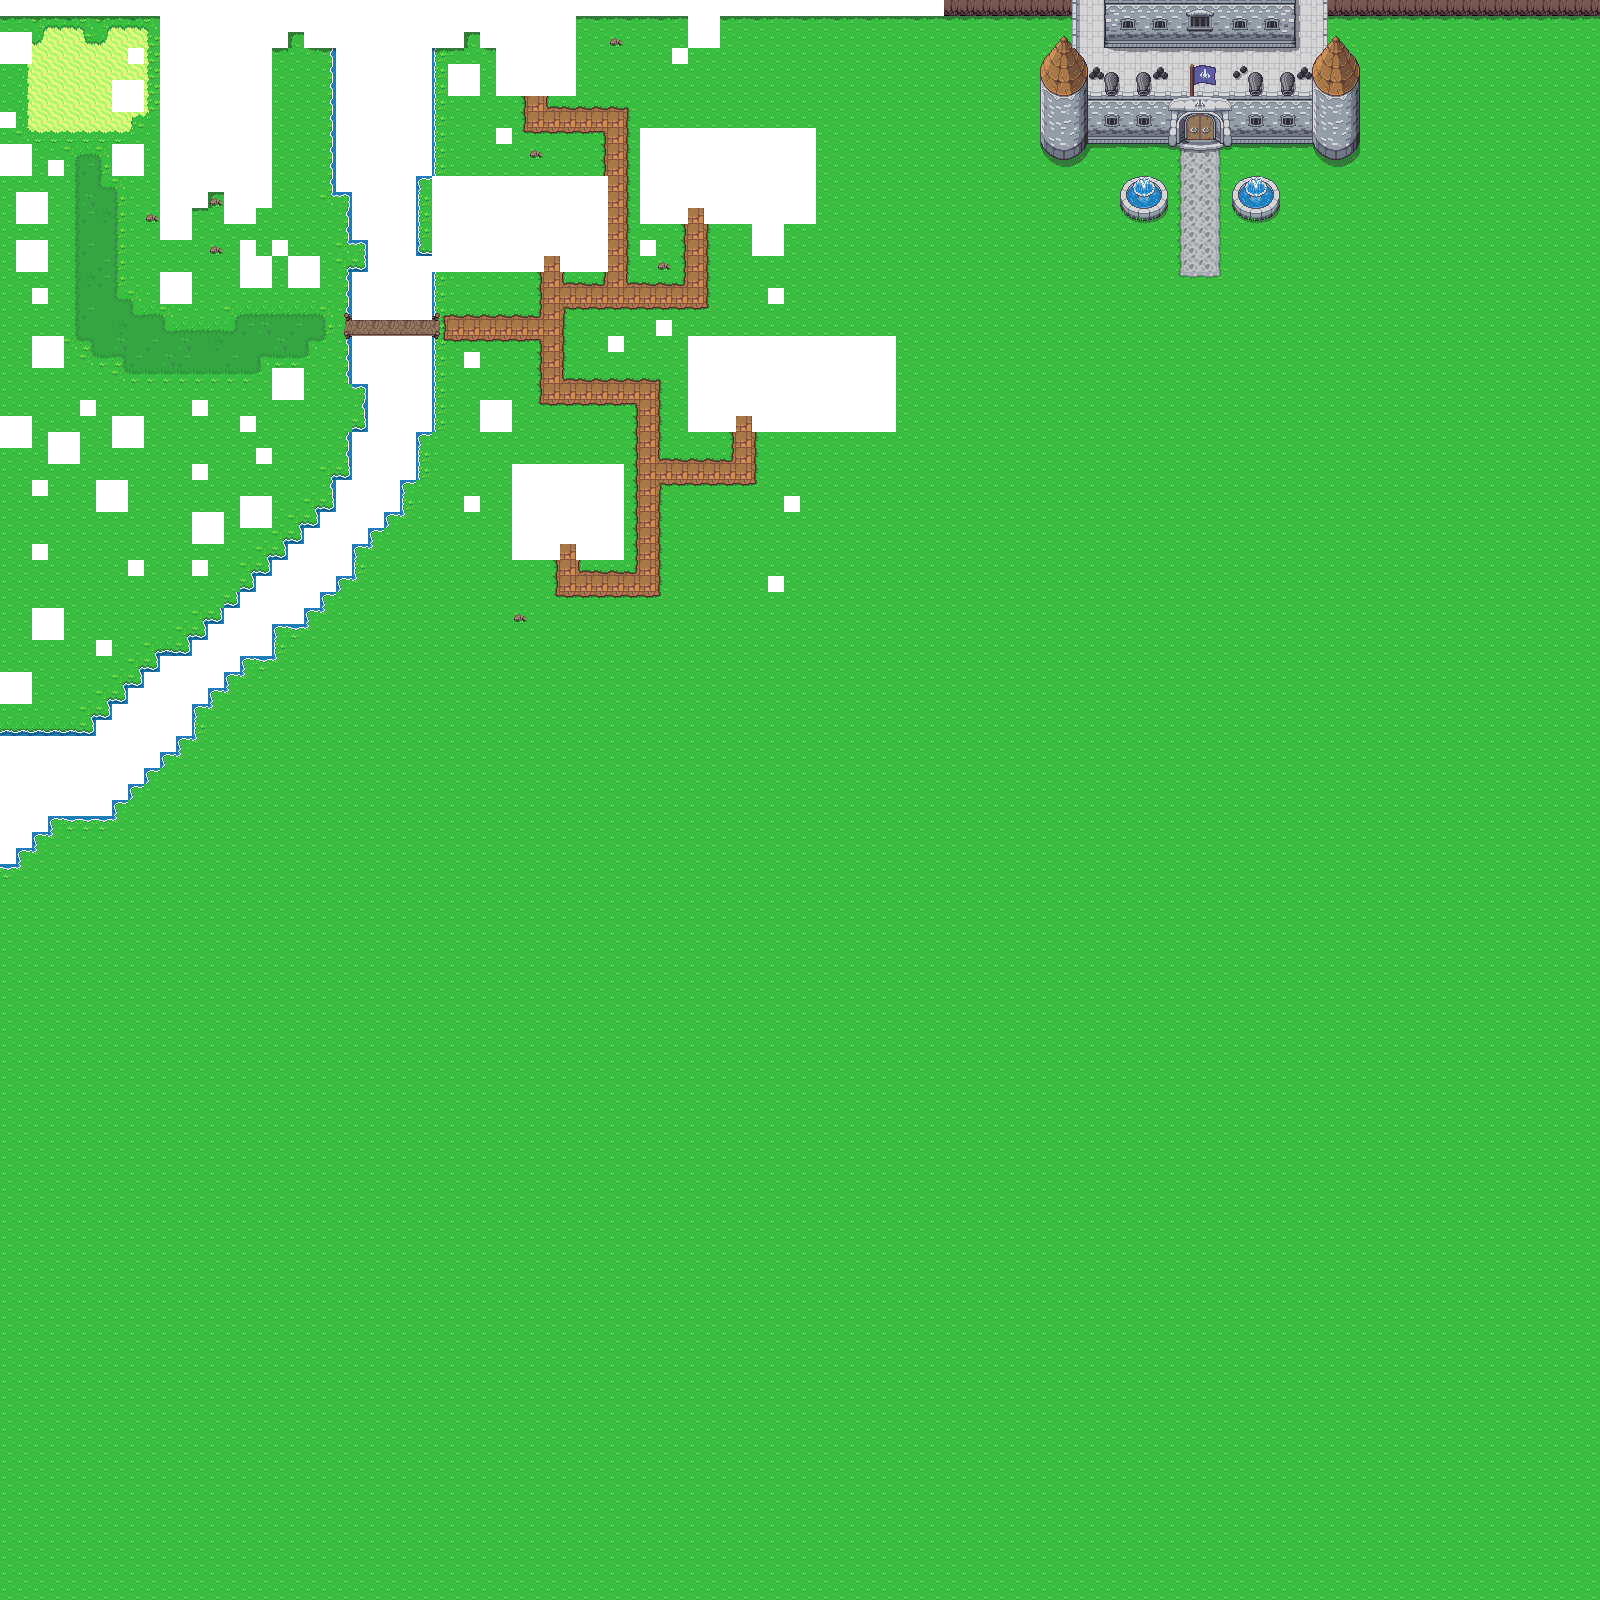

The image is a tile-based game level rendered from a .tmx file. Its description and source (layers, tilesets, objects; grid data summarised) follow:
An orthogonal 100x100 tile map with 16x16 px tiles, 7 tile layers (World - Layer 1, World - Layer 2, Natural fixed entities, Paths, ...), 3 tilesets.

<map version="1.0" orientation="orthogonal" renderorder="right-down" width="100" height="100" tilewidth="16" tileheight="16" nextobjectid="5">
 <tileset firstgid="1" name="World" tilewidth="16" tileheight="16" tilecount="1440" columns="40">
  <image source="../assets/gfx/Overworld.png" trans="000000" width="640" height="576" />
  <tile id="16">
   <animation>
    <frame tileid="16" duration="100" />
    <frame tileid="18" duration="100" />
    <frame tileid="20" duration="100" />
    <frame tileid="96" duration="100" />
    <frame tileid="98" duration="100" />
    <frame tileid="100" duration="100" />
   </animation>
  </tile>
  <tile id="17">
   <animation>
    <frame tileid="17" duration="100" />
    <frame tileid="19" duration="100" />
    <frame tileid="21" duration="100" />
    <frame tileid="97" duration="100" />
    <frame tileid="99" duration="100" />
    <frame tileid="101" duration="100" />
   </animation>
  </tile>
  <tile id="40">
   <animation>
    <frame tileid="40" duration="100" />
    <frame tileid="41" duration="100" />
    <frame tileid="42" duration="100" />
    <frame tileid="43" duration="100" />
    <frame tileid="80" duration="100" />
    <frame tileid="81" duration="100" />
    <frame tileid="82" duration="100" />
    <frame tileid="83" duration="100" />
   </animation>
  </tile>
  <tile id="56">
   <animation>
    <frame tileid="56" duration="100" />
    <frame tileid="58" duration="100" />
    <frame tileid="60" duration="100" />
    <frame tileid="136" duration="100" />
    <frame tileid="138" duration="100" />
    <frame tileid="140" duration="100" />
   </animation>
  </tile>
  <tile id="57">
   <animation>
    <frame tileid="57" duration="100" />
    <frame tileid="59" duration="100" />
    <frame tileid="61" duration="100" />
    <frame tileid="137" duration="100" />
    <frame tileid="139" duration="100" />
    <frame tileid="141" duration="100" />
   </animation>
  </tile>
  <tile id="123">
   <animation>
    <frame tileid="123" duration="100" />
    <frame tileid="124" duration="100" />
    <frame tileid="125" duration="100" />
    <frame tileid="163" duration="100" />
    <frame tileid="164" duration="100" />
    <frame tileid="165" duration="100" />
   </animation>
  </tile>
  <tile id="258">
   <animation>
    <frame tileid="258" duration="100" />
    <frame tileid="259" duration="100" />
    <frame tileid="260" duration="100" />
   </animation>
  </tile>
  <tile id="298">
   <animation>
    <frame tileid="298" duration="100" />
    <frame tileid="299" duration="100" />
    <frame tileid="300" duration="100" />
   </animation>
  </tile>
  <tile id="338">
   <animation>
    <frame tileid="338" duration="100" />
    <frame tileid="339" duration="100" />
    <frame tileid="340" duration="100" />
   </animation>
  </tile>
  <tile id="378">
   <animation>
    <frame tileid="378" duration="100" />
    <frame tileid="418" duration="100" />
    <frame tileid="459" duration="100" />
   </animation>
  </tile>
  <tile id="382">
   <animation>
    <frame tileid="382" duration="100" />
    <frame tileid="385" duration="100" />
    <frame tileid="388" duration="100" />
   </animation>
  </tile>
  <tile id="383">
   <animation>
    <frame tileid="383" duration="100" />
    <frame tileid="386" duration="100" />
    <frame tileid="389" duration="100" />
   </animation>
  </tile>
  <tile id="384">
   <animation>
    <frame tileid="384" duration="100" />
    <frame tileid="387" duration="100" />
    <frame tileid="390" duration="100" />
   </animation>
  </tile>
  <tile id="422">
   <animation>
    <frame tileid="422" duration="100" />
    <frame tileid="425" duration="100" />
    <frame tileid="428" duration="100" />
   </animation>
  </tile>
  <tile id="423">
   <animation>
    <frame tileid="423" duration="100" />
    <frame tileid="426" duration="100" />
    <frame tileid="429" duration="100" />
   </animation>
  </tile>
  <tile id="424">
   <animation>
    <frame tileid="424" duration="100" />
    <frame tileid="427" duration="100" />
    <frame tileid="430" duration="100" />
   </animation>
  </tile>
  <tile id="1163">
   <animation>
    <frame tileid="1163" duration="100" />
    <frame tileid="1165" duration="100" />
    <frame tileid="1167" duration="100" />
    <frame tileid="1169" duration="100" />
    <frame tileid="1171" duration="100" />
   </animation>
  </tile>
  <tile id="1164">
   <animation>
    <frame tileid="1164" duration="100" />
    <frame tileid="1166" duration="100" />
    <frame tileid="1168" duration="100" />
    <frame tileid="1170" duration="100" />
    <frame tileid="1172" duration="100" />
   </animation>
  </tile>
  <tile id="1203">
   <animation>
    <frame tileid="1203" duration="100" />
    <frame tileid="1205" duration="100" />
    <frame tileid="1207" duration="100" />
    <frame tileid="1209" duration="100" />
    <frame tileid="1211" duration="100" />
   </animation>
  </tile>
  <tile id="1204">
   <animation>
    <frame tileid="1204" duration="100" />
    <frame tileid="1206" duration="100" />
    <frame tileid="1208" duration="100" />
    <frame tileid="1210" duration="100" />
    <frame tileid="1212" duration="100" />
   </animation>
  </tile>
 </tileset>
 <tileset firstgid="1441" name="Objects" tilewidth="16" tileheight="16" tilecount="660" columns="33">
  <image source="../assets/gfx/objects.png" trans="000000" width="528" height="320" />
  <tile id="99">
   <animation>
    <frame tileid="99" duration="100" />
    <frame tileid="100" duration="100" />
    <frame tileid="101" duration="100" />
    <frame tileid="102" duration="100" />
   </animation>
  </tile>
  <tile id="103">
   <animation>
    <frame tileid="103" duration="100" />
    <frame tileid="104" duration="100" />
    <frame tileid="105" duration="100" />
    <frame tileid="106" duration="100" />
    <frame tileid="107" duration="100" />
    <frame tileid="108" duration="100" />
    <frame tileid="109" duration="100" />
   </animation>
  </tile>
  <tile id="110">
   <animation>
    <frame tileid="110" duration="100" />
    <frame tileid="111" duration="100" />
    <frame tileid="112" duration="100" />
    <frame tileid="113" duration="100" />
   </animation>
  </tile>
  <tile id="132">
   <animation>
    <frame tileid="132" duration="100" />
    <frame tileid="133" duration="100" />
    <frame tileid="134" duration="100" />
    <frame tileid="135" duration="100" />
   </animation>
  </tile>
  <tile id="268">
   <animation>
    <frame tileid="268" duration="100" />
    <frame tileid="269" duration="100" />
    <frame tileid="270" duration="100" />
    <frame tileid="271" duration="100" />
   </animation>
  </tile>
 </tileset>
 <tileset firstgid="2101" name="Inner" tilewidth="16" tileheight="16" tilecount="1000" columns="40">
  <image source="../assets/gfx/Inner.png" trans="000000" width="640" height="400" />
 </tileset>
 <layer name="World - Layer 1" width="100" height="100">
  <data>[10000 cells, 10000 non-empty, 55 distinct tile ids]</data>
 </layer>
 <layer name="World - Layer 2" width="100" height="100">
  <data>[10000 cells, 97 non-empty, 7 distinct tile ids]</data>
 </layer>
 <layer name="Natural fixed entities" width="100" height="100">
  <data>[10000 cells, 135 non-empty, 17 distinct tile ids]</data>
 </layer>
 <layer name="Paths" width="100" height="100">
  <data>[10000 cells, 414 non-empty, 39 distinct tile ids]</data>
 </layer>
 <layer name="Civilization - Layer 1" width="100" height="100">
  <data>[10000 cells, 403 non-empty, 82 distinct tile ids]</data>
 </layer>
 <layer name="Civilization - Layer 2" width="100" height="100">
  <data>[10000 cells, 221 non-empty, 87 distinct tile ids]</data>
 </layer>
 <layer name="Collisions" width="100" height="100">
  <data>[10000 cells, 817 non-empty, 1 distinct tile ids]</data>
 </layer>
</map>
